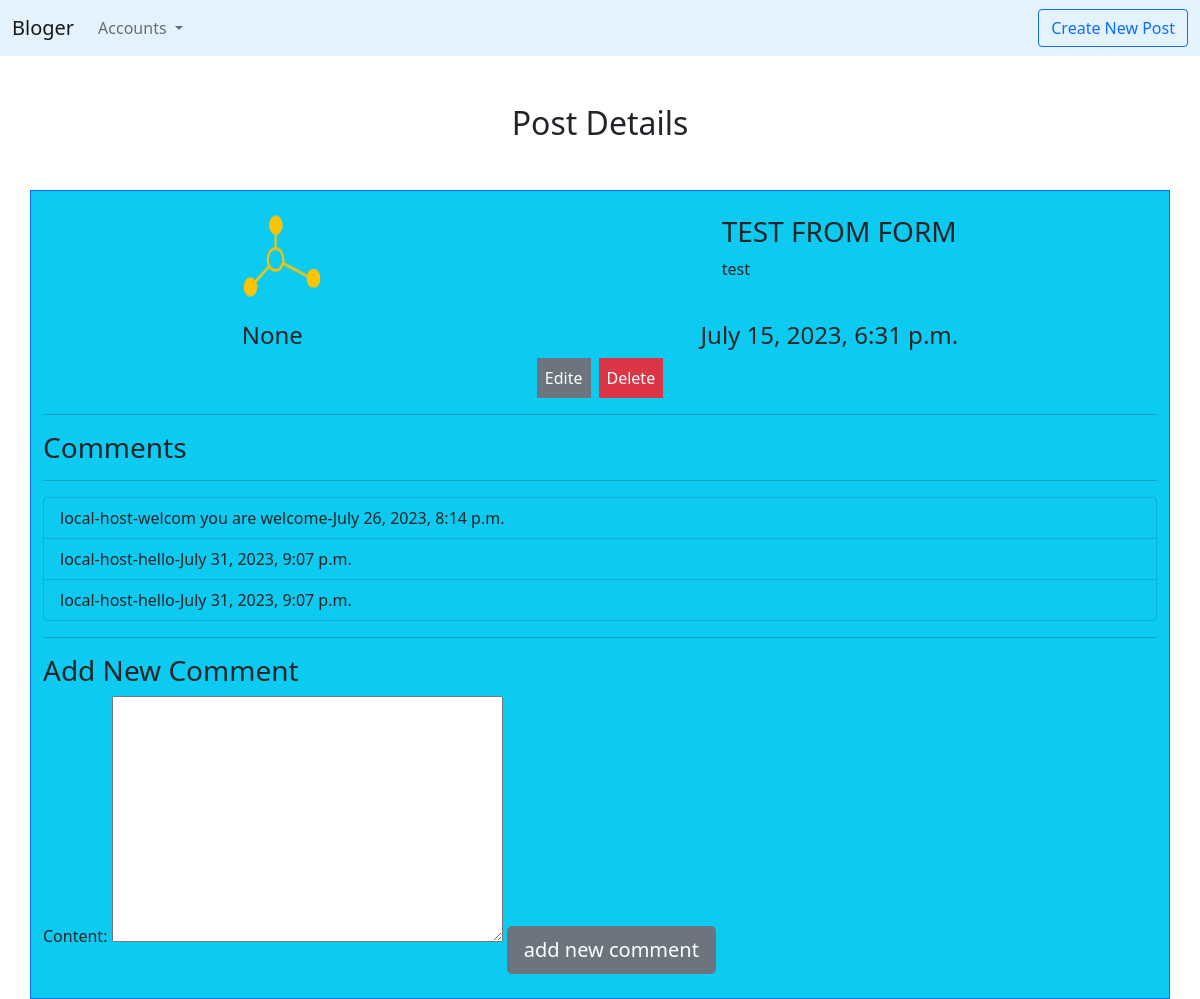
/blog/5, run on an earlier commit of the app's database.
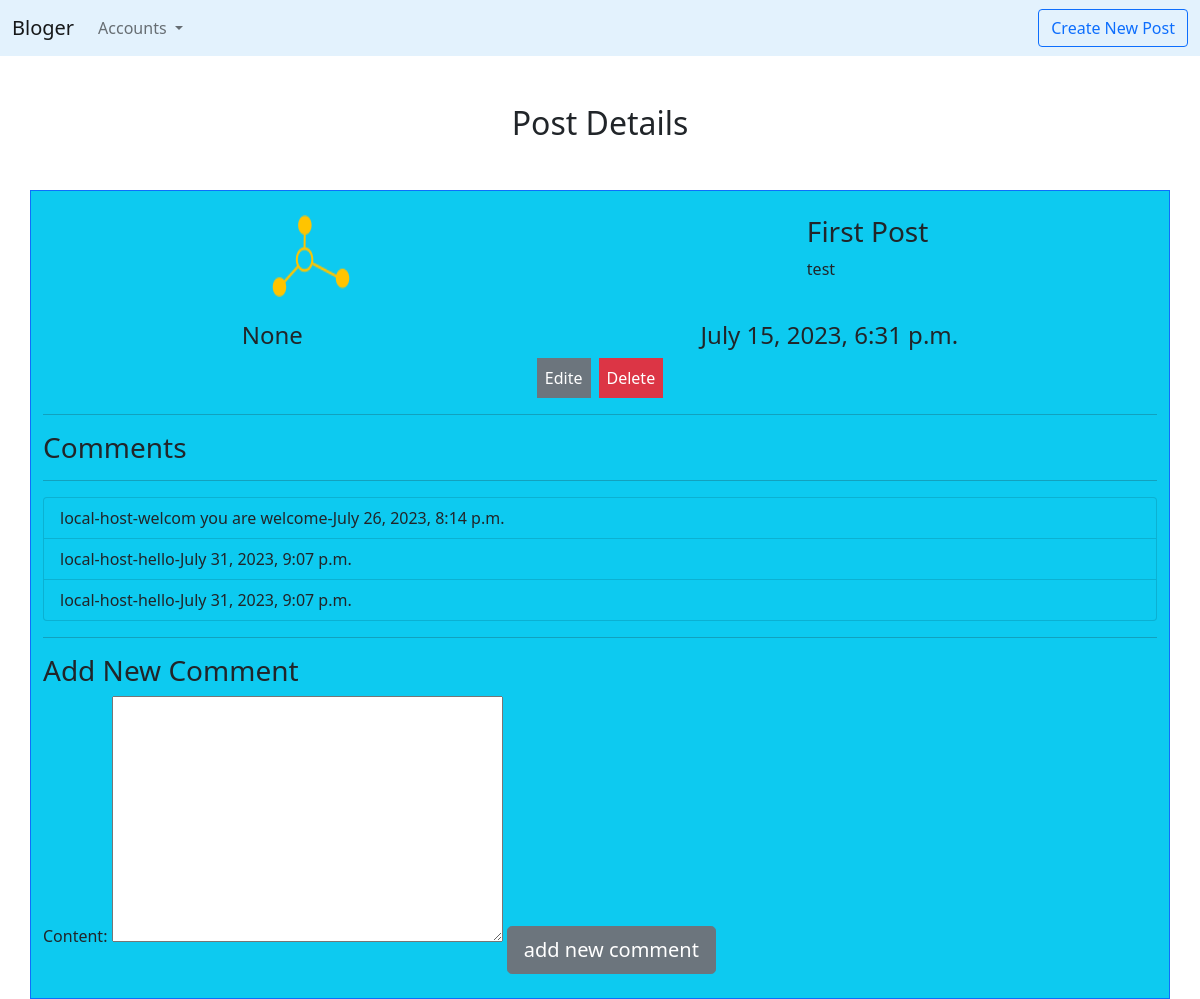
And on a later commit of the database.
### blog/models.py (models this page shows, shortened)
class Post(models.Model):
    title = models.CharField(max_length=100)
    content = models.TextField(max_length=4000)
    create_date = models.DateTimeField(default=timezone.now())
    draft = models.BooleanField(default= True)
    tags = TaggableManager()
    auth = models.ForeignKey(User , on_delete=models.SET_NULL,null=True , blank=True , related_name="post_user")
    image = models.ImageField(upload_to='posts')

### blog/views.py (the view)
# urls.py: path('blog/<int:post_id>', views.post_detail),
def post_detail(request , post_id):
    data = Post.objects.get(id = post_id)
    post_comments = Comment.objects.filter(post=data)
    if request.method == 'POST':
        form = CommentForm(request.POST)
        if form.is_valid():
            myform =form.save(commit=False)
            myform.user= request.user
            myform.post = data
            myform.save()
    else:
            form = CommentForm()
    return render(request , "blog/post_detail.html" , {"post":data , 'form':form , 'comments':post_comments})

### blog/forms.py
class CommentForm(forms.ModelForm):
    class Meta:
        model = Comment
        fields = ("content" , )

### blog/templates/blog/post_detail.html (shortened to what this page needs)
<!doctype html>
<html lang="en">
  <head>
    <link href="https://cdn.jsdelivr.net/npm/bootstrap@5.0.2/dist/css/bootstrap.min.css" rel="stylesheet">
  </head>
  <body>
    <nav class="navbar navbar-expand-lg navbar-light"  style="background-color: #e3f2fd;">
        <div class="container-fluid">
          <a class="navbar-brand" href="#">Bloger</a>
          <div class="collapse navbar-collapse" id="navbarSupportedContent">
            <ul class="navbar-nav me-auto mb-2 mb-lg-0">
              <li class="nav-item dropdown">
                <a class="nav-link dropdown-toggle" href="#" id="navbarDropdown" role="button" data-bs-toggle="dropdown" aria-expanded="false">
                  Accounts
                </a>
              </li>
            </ul>
              <a  href="/blog/create" class="btn btn-outline-primary" >Create New Post</a>
          </div>
        </div>
      </nav>
      <h2 class="text-center mt-5">Post Details</h2>
      <div class="container border border-primary mt-5 bg-info pt-4 pb-4" >
        <div class="d-flex justify-content-around mb-4">
            <img src="{{post.image.url}}" alt="">
            <div>
                <h3>{{post.title}}</h3>
                <p>{{post.content}}</p>
            </div>
        </div>
        <div class="d-flex justify-content-around">
            <h4>{{post.auth}}</h4>
            <h4>{{post.create_date}}</h4>
        </div>
        <div class="d-flex justify-content-center ">
            <a href="/blog/{{post.id}}/edite"  class="btn-secondary p-2 me-2 text-decoration-none">Edite</a>
            <a href="/blog/{{post.id}}/delete" class="btn-danger p-2 text-decoration-none">Delete</a>
        </div>
        <hr>
    <h3>Comments</h3>
    <hr>
    <ul class="list-group bg-info">
        {% for comment in comments %}
            <li class="list-group-item bg-info">
            {{ comment.user }}-{{ comment.content }}-{{ comment.create_at }}
            </li>
        {% endfor %}
    </ul>
    <hr>
<h3>Add New Comment</h3>
{% load bootstrap %}
<form method="post">
    {{ form|bootstrap_horizontal:'col-lg-2' }}
    <input  type="submit" value="add new comment" class="btn btn-secondary btn-lg mt-4">
</form>
      </div>
  </body>
</html>

What changed in the data, as far as the page shows it:
changed Post "None": title "TEST FROM FORM" → "First Post"
